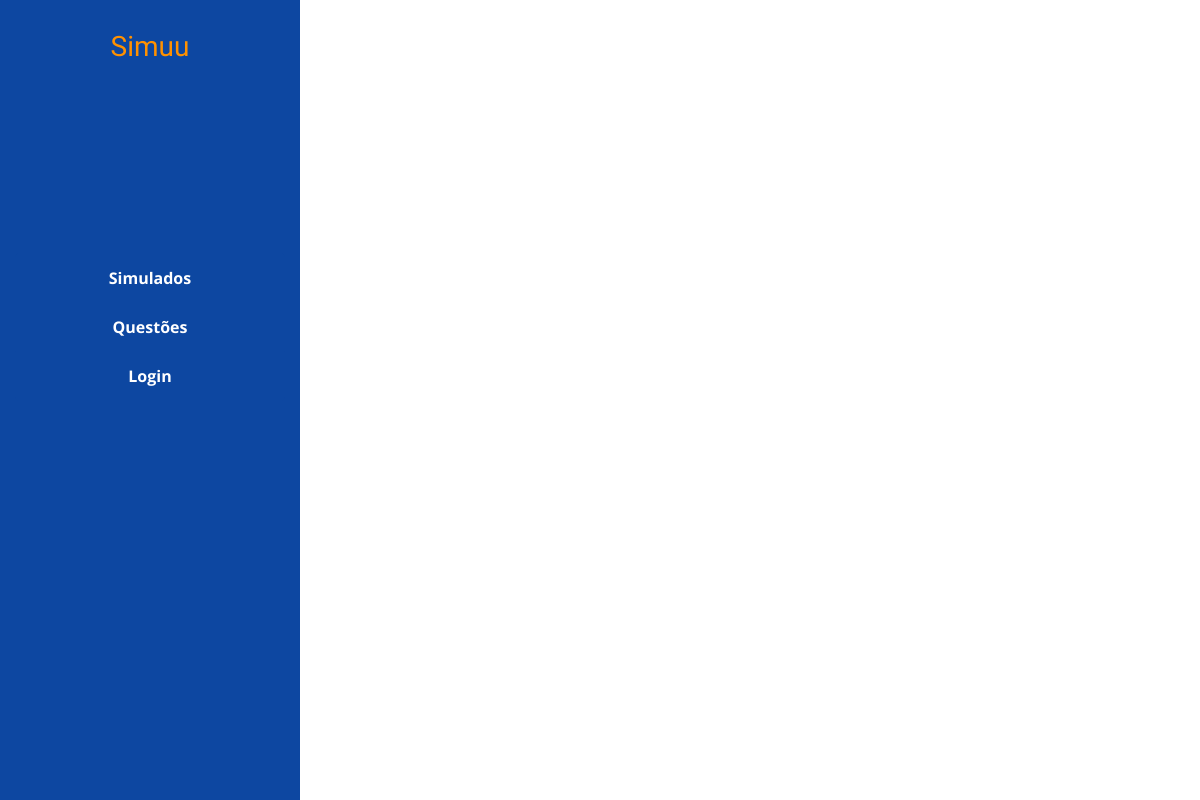
The page /simuu/listar_questoes/ on the database as committed earlier.
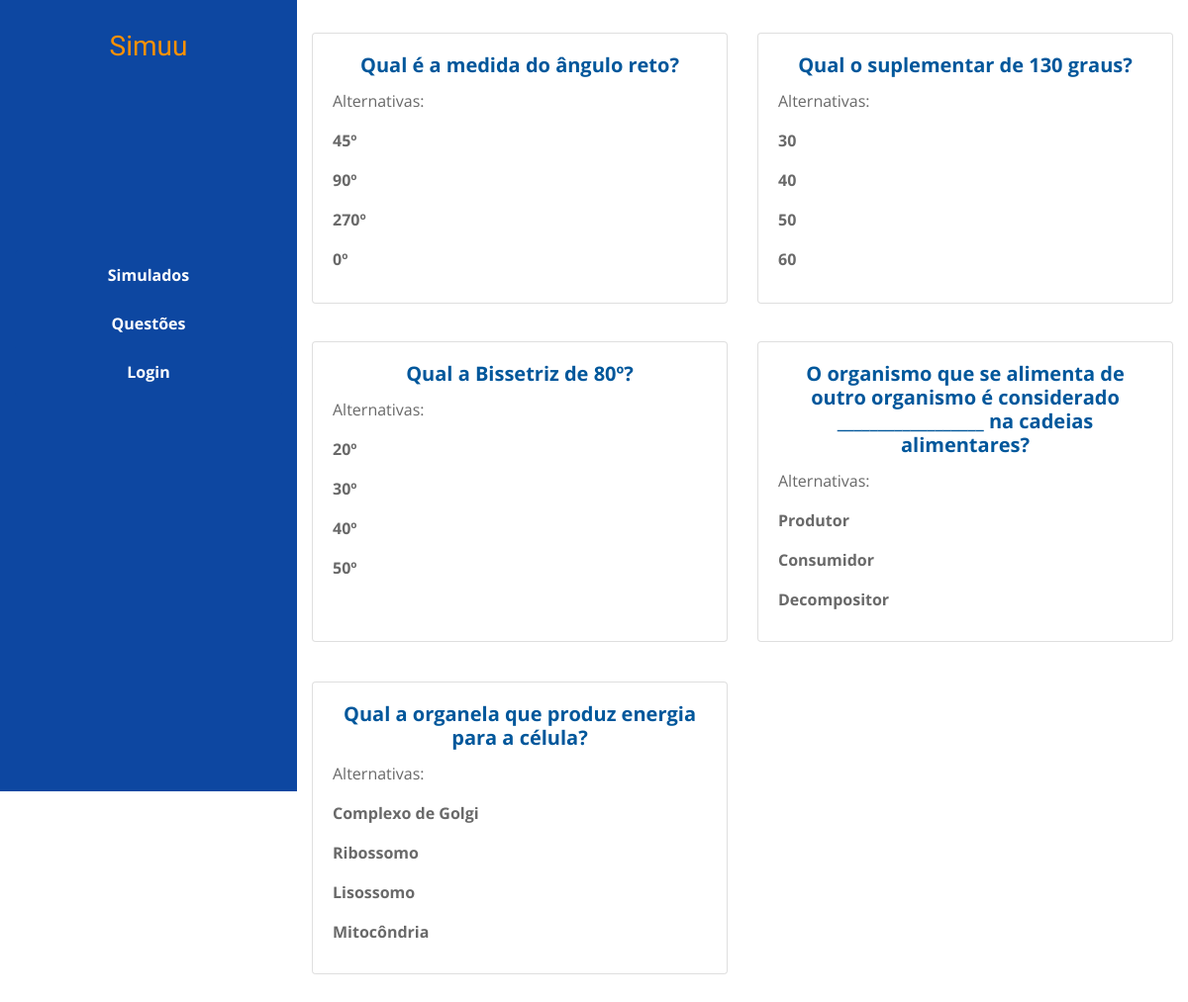
The same page on the database as committed later.
### simuu/models.py (models this page shows, shortened)
class Questao(models.Model):
    texto = models.TextField()
    pontuacao = models.PositiveIntegerField(default=0)
    simulado = models.ForeignKey('Simulado',on_delete=models.CASCADE)
    def get_respostas(self):
        return Resposta.objects.filter(questao=self)
    class Meta:
        verbose_name_plural = "questões"

class Resposta(models.Model):
    texto = models.CharField(max_length=200)
    questao = models.ForeignKey('Questao',on_delete=models.CASCADE)
    correta = models.BooleanField(default=False)
    def __str__(self):
        return self.texto
    class Meta:
        verbose_name_plural = "respostas"

### simuu/views.py (the view)
# urls.py: path('listar_questoes/', views.ListarQuestoes.as_view(), name='listarQuestoes'),
class ListarQuestoes(generic.ListView):
    model = Questao
    context_object_name = 'questoes'
    template_name = 'simuu/listarQuestoes.html'

### simuu/templates/simuu/listarQuestoes.html (shortened to what this page needs)
{% extends 'simuu/base.html' %}
{% block conteudo %}
    <div class="row row-eq-height mt-4">
        {% for questao in questoes %}
        <div class="col-md-6 col-sm-12 form-group pb-2">
            <div class="card mb-3 text-center">
                <div class="card-body">
                    <h5 class="card-title ">{{questao.texto}}</h5>
                    <p class="card-text text-left"> Alternativas: </p>
                    {% for r in questao.get_respostas %}
                        <p class="card-text text-left"> <strong>{{r}}</strong></p>
                    {% endfor %}
                </div>
            </div>
        </div>
        {% endfor %}
    </div>
{% endblock %}

### simuu/templates/simuu/base.html (shortened to what this page needs)
<!DOCTYPE html>
<html lang="pt-br">
<head>
    {% load static %}
    <link rel="stylesheet" href="https://stackpath.bootstrapcdn.com/bootstrap/4.1.3/css/bootstrap.min.css">
    <link rel="stylesheet" href="{% static 'simuu/css/main.css' %}" type="text/css">
</head>
<body>
    <div class="container-fluid">
        <div class="row">
            <div class="col-4 col-sm-3 col-md-3 menu position-fixed">
                <h3 class="text-center logo"> Simuu </h3>
                <ul class="list-group text-center links">
                    <li class="list-group-item"><a class="link-menu" href="{% url 'simuu:listarSimulados' %}"> Simulados </a></li>
                    <li class="list-group-item"><a class="link-menu" href="{% url 'simuu:listarQuestoes' %}"> Questões </a></li>
                    {% if request.user.is_authenticated %}
                    <li class="list-group-item"><a class="link-menu" href="{% url 'simuu:logout' %}"> Logout </a></li>
                    {% else %}
                    <li class="list-group-item"><a class="link-menu" href="{% url 'simuu:login' %}"> Login</a></li>
                    {% endif %}
                </ul>
            </div>
            <div class="col-8 offset-4 col-sm-9 offset-sm-3 col-md-9 offset-md-3 conteudo">
                <div class="row">
                    <div class="col-12 col-sm-8 offset-sm-2">
                    </div>
                </div>
                {% block conteudo %}
    		    {% endblock %}
            </div>
        </div>
    </div>
</body>
</html>

### static/simuu/css/main.css (style rules this page uses)
* { font-family: 'Open Sans', sans-serif; font-size: 12pt; }
h5 { color: #01579B; font-weight: bold; }
.logo { color: #FF9100; margin-top: 30px; font-family: 'Handlee', cursive; }
body { min-height: 100vh; display: flex; flex-wrap: wrap; }
.menu { background-color: #0D47A1; min-height: 100vh; }
.conteudo { padding-top: 8px; background-color: white; min-height: 100vh; }
.links { margin-top: 70%; }
.list-group-item { border: 1px solid #0D47A1; background-color: #0D47A1; }
.card { background-color: white; height: 95%; padding-bottom: 10px; }
.card-body { position: relative; }
p { color: dimgray; }
.row-eq-height { display: -webkit-box; display: -webkit-flex; display: -ms-flexbox; display: flex; }
li .link-menu { text-decoration: none; color: white; border: 1px solid #0D47A1; transition: all 0.8s; font-weight: bold; }

Rows that differ between the two databases and show on the page:
added Questao: texto "Qual é a medida do ângulo reto?"
added Resposta: texto "45º", shown under "Qual é a medida do ângulo reto?"
added Resposta: texto "90º", shown under "Qual é a medida do ângulo reto?"
added Resposta: texto "270º", shown under "Qual é a medida do ângulo reto?"
added Resposta: texto "0º", shown under "Qual é a medida do ângulo reto?"
added Questao: texto "Qual o suplementar de 130 graus?"
added Resposta: texto "30", shown under "Qual o suplementar de 130 graus?"
added Resposta: texto "40", shown under "Qual o suplementar de 130 graus?"
added Resposta: texto "50", shown under "Qual o suplementar de 130 graus?"
added Resposta: texto "60", shown under "Qual o suplementar de 130 graus?"
added Questao: texto "Qual a Bissetriz de 80º?"
added Resposta: texto "20º", shown under "Qual a Bissetriz de 80º?"
added Resposta: texto "30º", shown under "Qual a Bissetriz de 80º?"
added Resposta: texto "40º", shown under "Qual a Bissetriz de 80º?"
added Resposta: texto "50º", shown under "Qual a Bissetriz de 80º?"
added Questao: texto "O organismo que se alimenta de outro organismo é considerado __________________ na cadeias alimentares?"
added Resposta: texto "Produtor"
added Resposta: texto "Consumidor"
added Resposta: texto "Decompositor"
added Questao: texto "Qual a organela que produz energia para a célula?"
added Resposta: texto "Complexo de Golgi", shown under "Qual a organela que produz energia para a célula?"
added Resposta: texto "Ribossomo", shown under "Qual a organela que produz energia para a célula?"
added Resposta: texto "Lisossomo", shown under "Qual a organela que produz energia para a célula?"
added Resposta: texto "Mitocôndria", shown under "Qual a organela que produz energia para a célula?"
